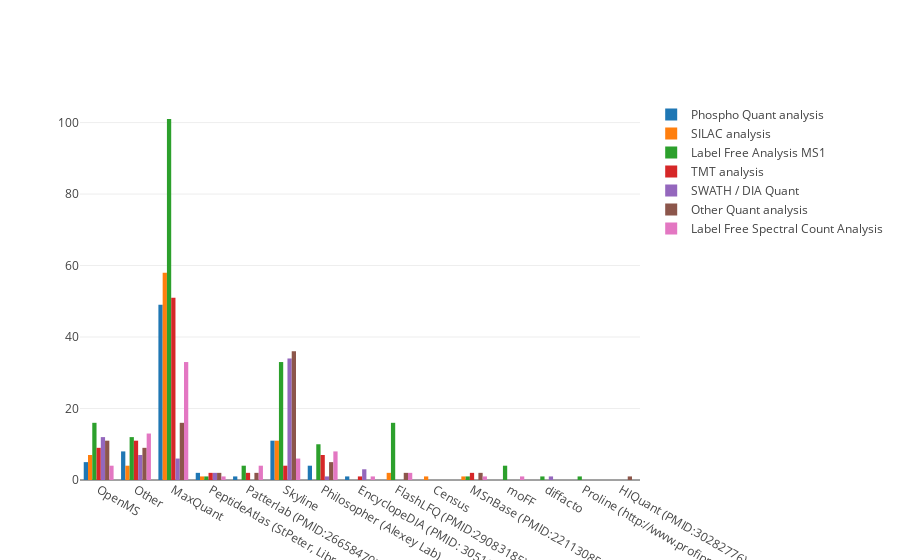

Here is the notebook cell this chart was saved with:
### Markdown cell above
## Which of these software do you use for your Quant Analysis

These plots will show the usage of Quantification software.

### Code cell
question = "Which of these software do you use for your Quant Analysis"
column_names = [col for col in data_df.columns if question in col]
values = []
for column in column_names: 
    value = column[column.find("[") + 1: column.find("]")]
    values.append(value)
#columns = data_df.filter(regex=question)
#print(columns)

plot_values = {}

for index, row in data_df.iterrows():
    for column in column_names: 
        column_value = column[column.find("[") + 1: column.find("]")]
        complete_value = data_df.at[index,column]
        combined_values = str(complete_value).split(";")
        for value in combined_values: 
            if value not in values: 
                if value in plot_values:
                   if column_value in plot_values[value]:
                      count = plot_values[value][column_value] + 1
                      plot_values[value].update({column_value:count})
                   elif ((str(value)).lower() != 'nan'):
                      plot_values[value].update({column_value:1})
                elif((str(value)).lower() != 'nan'):
                   plot_values[value] = {column_value: 1}

data = [] 
for option in plot_values: 
    trace = go.Bar(x = list(plot_values[option].keys()), y = list(plot_values[option].values()),name = option)
    data.append(trace)   
        

#data = [trace1, trace2]
layout = go.Layout(barmode='group')
fig = go.Figure(data=data, layout=layout)
iplot(fig, filename='grouped-bar')

### Figure 1 — Plotly figure (JSON) as saved in the notebook; plotly's stock layout.template omitted (floating-point values rounded to 4 significant figures)
{"data": [{"name": "Phospho Quant analysis", "type": "bar", "uid": "fcf8685b-fbd5-4131-8c00-87580c467ceb", "x": ["OpenMS", "Other", "MaxQuant", "PeptideAtlas (StPeter, Libra, XPress)", "Patterlab (PMID:26658470)", "Skyline", "Philosopher (Alexey Lab)", "EncyclopeDIA (PMID: 30510204)"], "y": [5, 8, 49, 2, 1, 11, 4, 1]}, {"name": "SILAC analysis", "type": "bar", "uid": "41df99ef-4cf7-43d5-9930-bad6f0f5a385", "x": ["FlashLFQ (PMID:29083185)", "Census", "Other", "PeptideAtlas (StPeter, Libra, XPress)", "MaxQuant", "OpenMS", "Skyline", "MSnBase (PMID:22113085)"], "y": [2, 1, 4, 1, 58, 7, 11, 1]}, {"name": "Label Free Analysis MS1", "type": "bar", "uid": "9f5fb4c2-d571-4710-aa71-01c2c8d26040", "x": ["Other", "MaxQuant", "Patterlab (PMID:26658470)", "Skyline", "Philosopher (Alexey Lab)", "moFF", "OpenMS", "FlashLFQ (PMID:29083185)", "PeptideAtlas (StPeter, Libra, XPress)", "MSnBase (PMID:22113085)", "diffacto", "Proline (http://www.profiproteomics.fr)"], "y": [12, 101, 4, 33, 10, 4, 16, 16, 1, 1, 1, 1]}, {"name": "TMT analysis", "type": "bar", "uid": "238a942f-2b47-4491-946d-6956ec197a23", "x": ["OpenMS", "Other", "MaxQuant", "PeptideAtlas (StPeter, Libra, XPress)", "Patterlab (PMID:26658470)", "Skyline", "Philosopher (Alexey Lab)", "MSnBase (PMID:22113085)", "EncyclopeDIA (PMID: 30510204)"], "y": [9, 11, 51, 2, 2, 4, 7, 2, 1]}, {"name": "SWATH / DIA Quant", "type": "bar", "uid": "c301836d-6f3f-4172-baa1-d75be41c7124", "x": ["OpenMS", "Other", "PeptideAtlas (StPeter, Libra, XPress)", "MaxQuant", "Skyline", "diffacto", "EncyclopeDIA (PMID: 30510204)", "Philosopher (Alexey Lab)"], "y": [12, 7, 2, 6, 34, 1, 3, 1]}, {"name": "Other Quant analysis", "type": "bar", "uid": "bf8ee432-b56e-401c-be5d-c05d22f3d931", "x": ["PeptideAtlas (StPeter, Libra, XPress)", "OpenMS", "Other", "HIQuant (PMID:30282776)", "MaxQuant", "MSnBase (PMID:22113085)", "Skyline", "Philosopher (Alexey Lab)", "FlashLFQ (PMID:29083185)", "Patterlab (PMID:26658470)"], "y": [2, 11, 9, 1, 16, 2, 36, 5, 2, 2]}, {"name": "Label Free Spectral Count Analysis", "type": "bar", "uid": "b7dab6e9-fc01-4c65-b5c8-fe087714f2fb", "x": ["Other", "MaxQuant", "OpenMS", "Skyline", "Philosopher (Alexey Lab)", "moFF", "Patterlab (PMID:26658470)", "FlashLFQ (PMID:29083185)", "PeptideAtlas (StPeter, Libra, XPress)", "MSnBase (PMID:22113085)", "EncyclopeDIA (PMID: 30510204)"], "y": [13, 33, 4, 6, 8, 1, 4, 2, 1, 1, 1]}], "layout": {"barmode": "group"}}
